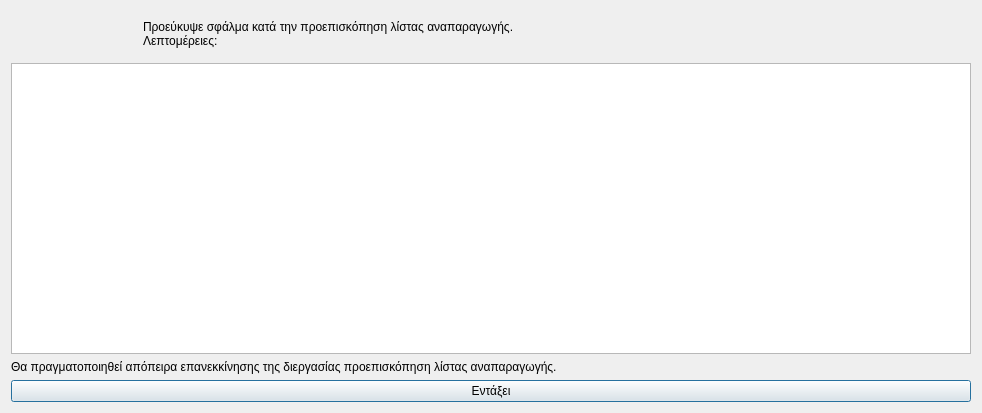
<?xml version="1.0" encoding="UTF-8"?>
<ui version="4.0">
 <class>Dialog</class>
 <widget class="QDialog" name="Dialog">
  <property name="geometry">
   <rect>
    <x>0</x>
    <y>0</y>
    <width>982</width>
    <height>413</height>
   </rect>
  </property>
  <property name="windowTitle">
   <string>Σφάλμα κατά την προεπισκόπηση λίστας αναπαραγωγής</string>
  </property>
  <property name="windowIcon">
   <iconset resource="../../../icons.qrc">
    <normaloff>:/rest-windows/assets/images/rest-windows/information.png</normaloff>:/rest-windows/assets/images/rest-windows/information.png</iconset>
  </property>
  <layout class="QGridLayout" name="gridLayout">
   <item row="0" column="0">
    <widget class="QFrame" name="frame">
     <property name="styleSheet">
      <string notr="true">QFrame{border:0px;}</string>
     </property>
     <property name="frameShape">
      <enum>QFrame::StyledPanel</enum>
     </property>
     <property name="frameShadow">
      <enum>QFrame::Raised</enum>
     </property>
     <layout class="QHBoxLayout" name="horizontalLayout">
      <item>
       <widget class="QLabel" name="image_label">
        <property name="maximumSize">
         <size>
          <width>117</width>
          <height>117</height>
         </size>
        </property>
        <property name="text">
         <string/>
        </property>
        <property name="pixmap">
         <pixmap resource="../../../icons.qrc">:/rest-windows/assets/images/rest-windows/information.png</pixmap>
        </property>
        <property name="scaledContents">
         <bool>true</bool>
        </property>
       </widget>
      </item>
      <item>
       <widget class="QLabel" name="label">
        <property name="text">
         <string>Προεύκυψε σφάλμα κατά την προεπισκόπηση λίστας αναπαραγωγής.
Λεπτομέρειες:</string>
        </property>
        <property name="alignment">
         <set>Qt::AlignJustify|Qt::AlignVCenter</set>
        </property>
       </widget>
      </item>
     </layout>
    </widget>
   </item>
   <item row="3" column="0">
    <widget class="QPushButton" name="ok">
     <property name="text">
      <string>Εντάξει</string>
     </property>
     <property name="icon">
      <iconset resource="../../../icons.qrc">
       <normaloff>:/rest-windows/assets/images/rest-windows/ok.png</normaloff>:/rest-windows/assets/images/rest-windows/ok.png</iconset>
     </property>
    </widget>
   </item>
   <item row="1" column="0">
    <widget class="QPlainTextEdit" name="details"/>
   </item>
   <item row="2" column="0">
    <widget class="QLabel" name="label_2">
     <property name="text">
      <string>Θα πραγματοποιηθεί απόπειρα επανεκκίνησης της διεργασίας προεπισκόπηση λίστας αναπαραγωγής.</string>
     </property>
     <property name="alignment">
      <set>Qt::AlignJustify|Qt::AlignVCenter</set>
     </property>
    </widget>
   </item>
  </layout>
 </widget>
 <tabstops>
  <tabstop>details</tabstop>
  <tabstop>ok</tabstop>
 </tabstops>
 <resources>
  <include location="../../../icons.qrc"/>
  <include location="../../../icons.qrc"/>
 </resources>
 <connections/>
</ui>
